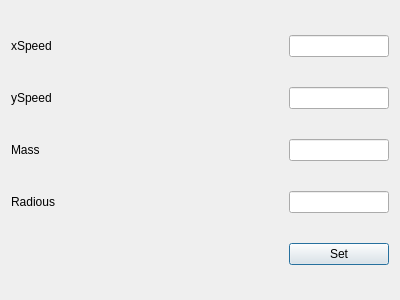
<?xml version="1.0" encoding="UTF-8"?>
<ui version="4.0">
 <class>ItemSettingsDialog</class>
 <widget class="QDialog" name="ItemSettingsDialog">
  <property name="geometry">
   <rect>
    <x>0</x>
    <y>0</y>
    <width>400</width>
    <height>300</height>
   </rect>
  </property>
  <property name="windowTitle">
   <string>Dialog</string>
  </property>
  <layout class="QVBoxLayout" name="verticalLayout_2">
   <item>
    <layout class="QHBoxLayout" name="horizontalLayout">
     <item>
      <widget class="QLabel" name="label">
       <property name="sizePolicy">
        <sizepolicy hsizetype="Minimum" vsizetype="Preferred">
         <horstretch>0</horstretch>
         <verstretch>0</verstretch>
        </sizepolicy>
       </property>
       <property name="minimumSize">
        <size>
         <width>20</width>
         <height>0</height>
        </size>
       </property>
       <property name="text">
        <string>xSpeed</string>
       </property>
      </widget>
     </item>
     <item>
      <spacer name="horizontalSpacer">
       <property name="orientation">
        <enum>Qt::Horizontal</enum>
       </property>
       <property name="sizeHint" stdset="0">
        <size>
         <width>40</width>
         <height>20</height>
        </size>
       </property>
      </spacer>
     </item>
     <item>
      <widget class="QLineEdit" name="xSpeedEdit">
       <property name="sizePolicy">
        <sizepolicy hsizetype="Maximum" vsizetype="Fixed">
         <horstretch>0</horstretch>
         <verstretch>0</verstretch>
        </sizepolicy>
       </property>
       <property name="maximumSize">
        <size>
         <width>100</width>
         <height>16777215</height>
        </size>
       </property>
      </widget>
     </item>
    </layout>
   </item>
   <item>
    <layout class="QHBoxLayout" name="horizontalLayout_2">
     <item>
      <widget class="QLabel" name="label_2">
       <property name="sizePolicy">
        <sizepolicy hsizetype="Minimum" vsizetype="Preferred">
         <horstretch>0</horstretch>
         <verstretch>0</verstretch>
        </sizepolicy>
       </property>
       <property name="minimumSize">
        <size>
         <width>20</width>
         <height>0</height>
        </size>
       </property>
       <property name="text">
        <string>ySpeed</string>
       </property>
      </widget>
     </item>
     <item>
      <spacer name="horizontalSpacer_2">
       <property name="orientation">
        <enum>Qt::Horizontal</enum>
       </property>
       <property name="sizeHint" stdset="0">
        <size>
         <width>40</width>
         <height>20</height>
        </size>
       </property>
      </spacer>
     </item>
     <item>
      <widget class="QLineEdit" name="ySpeedEdit">
       <property name="sizePolicy">
        <sizepolicy hsizetype="Maximum" vsizetype="Fixed">
         <horstretch>0</horstretch>
         <verstretch>0</verstretch>
        </sizepolicy>
       </property>
       <property name="maximumSize">
        <size>
         <width>100</width>
         <height>16777215</height>
        </size>
       </property>
      </widget>
     </item>
    </layout>
   </item>
   <item>
    <layout class="QHBoxLayout" name="horizontalLayout_3">
     <item>
      <widget class="QLabel" name="label_3">
       <property name="sizePolicy">
        <sizepolicy hsizetype="Minimum" vsizetype="Preferred">
         <horstretch>0</horstretch>
         <verstretch>0</verstretch>
        </sizepolicy>
       </property>
       <property name="minimumSize">
        <size>
         <width>20</width>
         <height>0</height>
        </size>
       </property>
       <property name="text">
        <string>Mass</string>
       </property>
      </widget>
     </item>
     <item>
      <spacer name="horizontalSpacer_3">
       <property name="orientation">
        <enum>Qt::Horizontal</enum>
       </property>
       <property name="sizeHint" stdset="0">
        <size>
         <width>40</width>
         <height>20</height>
        </size>
       </property>
      </spacer>
     </item>
     <item>
      <widget class="QLineEdit" name="MassEdit">
       <property name="sizePolicy">
        <sizepolicy hsizetype="Maximum" vsizetype="Fixed">
         <horstretch>0</horstretch>
         <verstretch>0</verstretch>
        </sizepolicy>
       </property>
       <property name="maximumSize">
        <size>
         <width>100</width>
         <height>16777215</height>
        </size>
       </property>
      </widget>
     </item>
    </layout>
   </item>
   <item>
    <layout class="QHBoxLayout" name="horizontalLayout_4">
     <item>
      <widget class="QLabel" name="label_4">
       <property name="sizePolicy">
        <sizepolicy hsizetype="Minimum" vsizetype="Preferred">
         <horstretch>0</horstretch>
         <verstretch>0</verstretch>
        </sizepolicy>
       </property>
       <property name="minimumSize">
        <size>
         <width>20</width>
         <height>0</height>
        </size>
       </property>
       <property name="text">
        <string>Radious</string>
       </property>
      </widget>
     </item>
     <item>
      <spacer name="horizontalSpacer_4">
       <property name="orientation">
        <enum>Qt::Horizontal</enum>
       </property>
       <property name="sizeHint" stdset="0">
        <size>
         <width>40</width>
         <height>20</height>
        </size>
       </property>
      </spacer>
     </item>
     <item>
      <widget class="QLineEdit" name="RadiousEdit">
       <property name="sizePolicy">
        <sizepolicy hsizetype="Maximum" vsizetype="Fixed">
         <horstretch>0</horstretch>
         <verstretch>0</verstretch>
        </sizepolicy>
       </property>
       <property name="maximumSize">
        <size>
         <width>100</width>
         <height>16777215</height>
        </size>
       </property>
      </widget>
     </item>
    </layout>
   </item>
   <item>
    <layout class="QHBoxLayout" name="horizontalLayout_5">
     <item>
      <spacer name="horizontalSpacer_5">
       <property name="orientation">
        <enum>Qt::Horizontal</enum>
       </property>
       <property name="sizeType">
        <enum>QSizePolicy::Expanding</enum>
       </property>
       <property name="sizeHint" stdset="0">
        <size>
         <width>40</width>
         <height>20</height>
        </size>
       </property>
      </spacer>
     </item>
     <item>
      <widget class="QPushButton" name="SetButton">
       <property name="sizePolicy">
        <sizepolicy hsizetype="Maximum" vsizetype="Fixed">
         <horstretch>0</horstretch>
         <verstretch>0</verstretch>
        </sizepolicy>
       </property>
       <property name="minimumSize">
        <size>
         <width>100</width>
         <height>0</height>
        </size>
       </property>
       <property name="maximumSize">
        <size>
         <width>120</width>
         <height>16777215</height>
        </size>
       </property>
       <property name="text">
        <string>Set</string>
       </property>
      </widget>
     </item>
    </layout>
   </item>
  </layout>
 </widget>
 <resources/>
 <connections/>
</ui>
